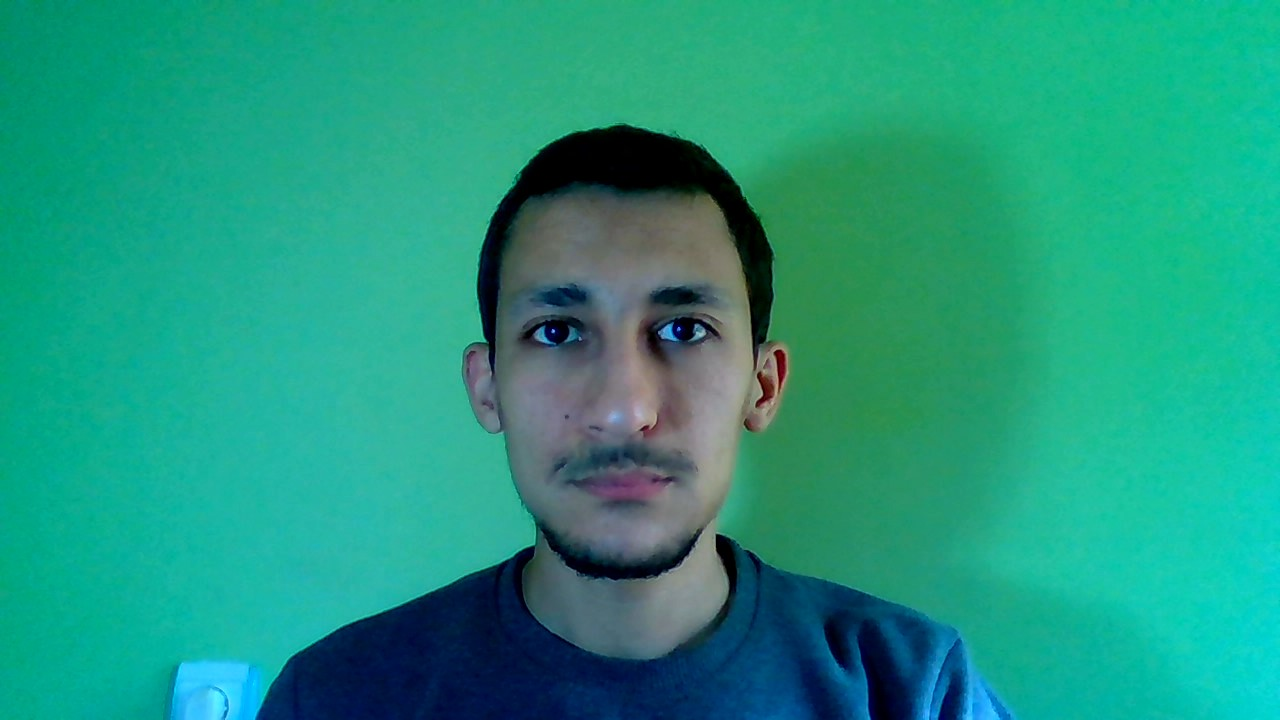
#> input picture _projet/dataset/1.jpg, 1280 x 720 px, found by its file name; its folder holds only this picture in this run
$ python buildDataset.py
#> lines starting #> are read from the running program, lines starting #| are printed output that depends on the picture
import cv2 as cv
import numpy as np
from skimage.feature import hog
import pickle
from rich.console import Console
console = Console()


def getPixel(img, center, x, y):
    value = 0
    if img[x][y] >= center:
        value = 1
    return value


def calculateLBP(img):
    lbp = np.zeros(img.shape)
    for i in range(1, lbp.shape[0]-1):
        for j in range(1,  lbp.shape[1]-1):
            center = img[i][j]
            valueArray = []
            valueArray.append(getPixel(img, center, i-1, j+1))     # top_right
            valueArray.append(getPixel(img, center, i, j+1))       # right
            valueArray.append(getPixel(img, center, i+1, j+1))     # bottom_right
            valueArray.append(getPixel(img, center, i+1, j))       # bottom
            valueArray.append(getPixel(img, center, i+1, j-1))     # bottom_left
            valueArray.append(getPixel(img, center, i, j-1))       # left
            valueArray.append(getPixel(img, center, i-1, j-1))     # top_left
            valueArray.append(getPixel(img, center, i-1, j))       # top
            lbp[i][j] = np.sum(np.multiply(
                valueArray, [1, 2, 4, 8, 16, 32, 64, 128]))
    return lbp[1:lbp.shape[0]-1:1, 1:lbp.shape[1]-1]


def getLBP(img):
    img = np.pad(img, 1, mode="edge")
    lbp = calculateLBP(img)
    hist, bins = np.histogram(lbp.ravel(), 256, [0, 256])
    return np.array(hist)


def getHOG(img):
    hogHist = hog(img, orientations=9, pixels_per_cell=(
        8, 8), cells_per_block=(1, 1))
    return np.array(hogHist)


def main():
    faceClassifier = cv.CascadeClassifier('classifier\\haarcascade_frontalface_default.xml')
    refLBP = []
    refHOG = []

    for i in range(1, 13+1):
        image = cv.imread('dataset\\'+str(i)+'.jpg')
#> image is the input picture: shape (720, 1280, 3); mean B, G, R 126.5, 151.1, 31.8
        image = cv.cvtColor(image, cv.COLOR_BGR2GRAY)
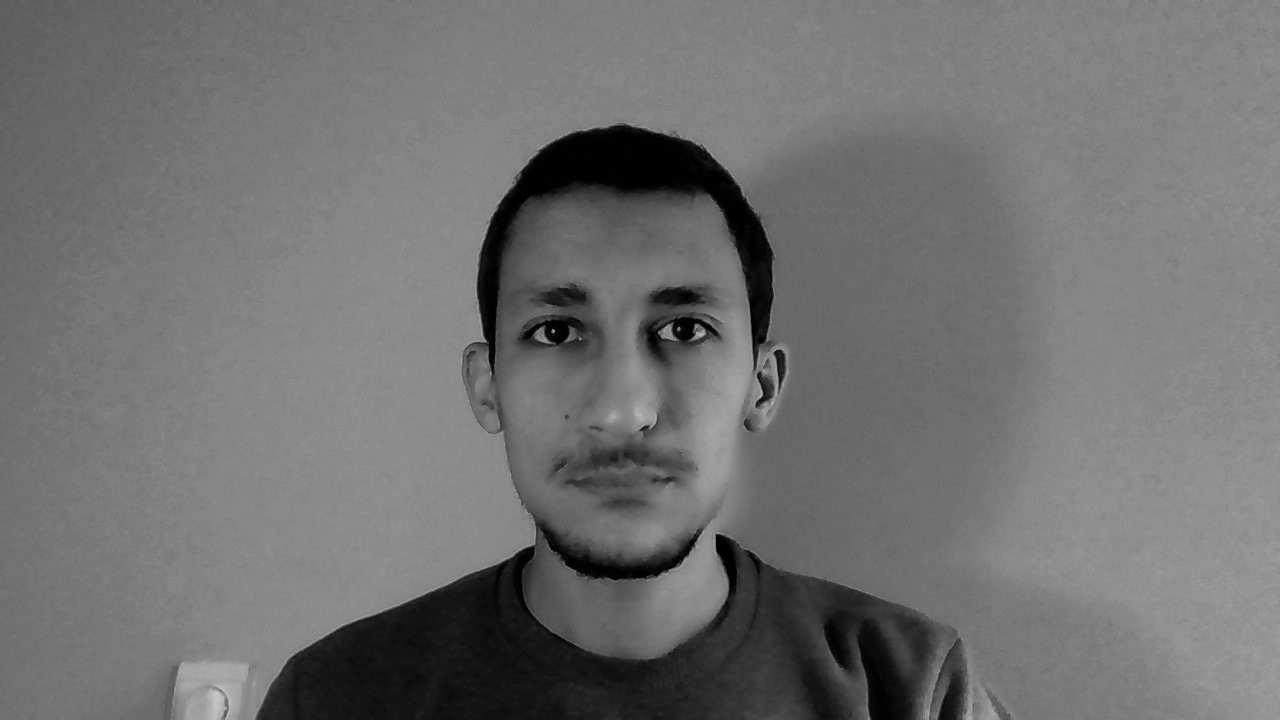
#> image: shape (720, 1280); min 0, max 204, mean 112.6
        faces = faceClassifier.detectMultiScale(image, scaleFactor=1.05, minNeighbors=4)
#> faces = [[428, 186, 384, 384]]
        for (x, y, w, h) in faces:
            face = image[y:y+h, x:x+w]
            faceResized = cv.resize(face, (64, 128))
            refLBP.append(getLBP(faceResized))
            refHOG.append(getHOG(faceResized))
#> this loop made 1 pass
#> (x, y, w, h) on pass 1: (428, 186, 384, 384)
#> pass 1, in main, `face = image[y:y+h, x:x+w]`:
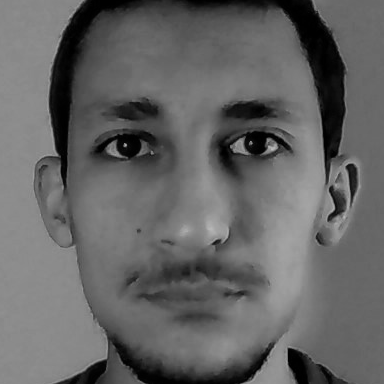
#> face: shape (384, 384); min 0, max 187, mean 100.4
#> pass 1, in main, `faceResized = cv.resize(face, (64, 128))`:
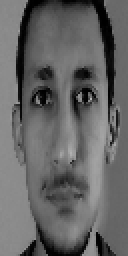
#> faceResized: shape (128, 64) (shown 2 times larger); min 0, max 181, mean 100.7
#> pass 1, in getLBP, `img = np.pad(img, 1, mode="edge")`:
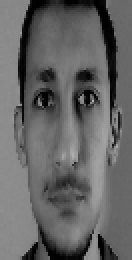
#> img: shape (130, 66) (shown 2 times larger); min 0, max 181, mean 100.7
#> pass 1, in getLBP, `lbp = calculateLBP(img)`:
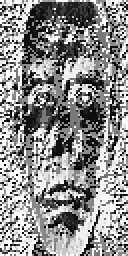
#> lbp: shape (128, 64) float64 (shown 2 times larger); min 0, max 255, mean 140

    with open('refLBP', 'wb') as fp:
        pickle.dump(refLBP, fp)

    with open('refHOG', 'wb') as fp:
        pickle.dump(refHOG, fp)

    console.print('LBP=', refLBP)
    console.print('HOG=', refHOG)
    pass


if __name__ == "__main__":
#> (the run stopped early here; a loop or call above may not have finished)
